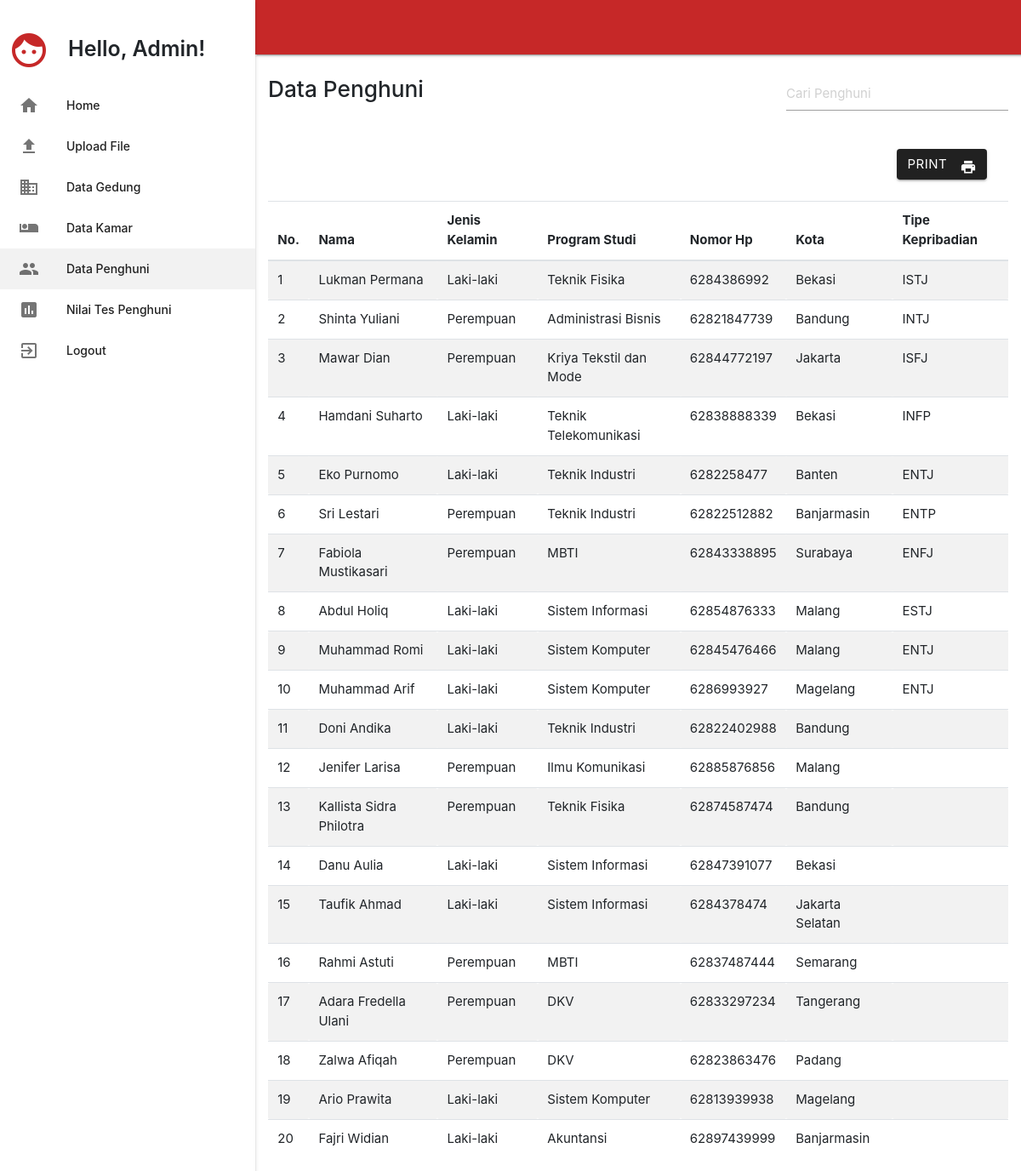
/index.php/admin/datapenghuni, run on the app's committed database.
### tables this page shows
CREATE TABLE `tbhasiltes` (
  `id_hasil` int(11) NOT NULL,
  `id_penghuni` int(11) NOT NULL,
  `nilai_e` int(11) NOT NULL,
  `nilai_i` int(11) NOT NULL,
  `nilai_s` int(11) NOT NULL,
  `nilai_n` int(11) NOT NULL,
  `nilai_t` int(11) NOT NULL,
  `nilai_f` int(11) NOT NULL,
  `nilai_j` int(11) NOT NULL,
  `nilai_p` int(11) NOT NULL,
  `tipe_kepribadian` varchar(11) DEFAULT NULL
);

CREATE TABLE `tbpenghuni` (
  `id_penghuni` int(11) NOT NULL,
  `nama_penghuni` varchar(200) NOT NULL,
  `jenis_kelamin` varchar(200) NOT NULL,
  `program_studi` varchar(200) NOT NULL,
  `nomor_hp` varchar(200) NOT NULL,
  `kota` varchar(200) NOT NULL,
  `username` varchar(50) NOT NULL,
  `password` varchar(50) NOT NULL
);

### application/controllers/Admin.php (called while the page is built, shortened)
<?php
class Admin extends CI_Controller {
    public function datapenghuni(){
        $this->load->model('dashboard');
        $data['penghuni'] = $this->dashboard->get_datapenghuni()->result();
        $this->load->view('datapenghuni', $data);
    }
}
?>

### index.php (called while the page is built, shortened)
<?php
require_once BASEPATH.'core/CodeIgniter.php';

### application/models/Dashboard.php (called while the page is built, shortened)
<?php
class Dashboard extends CI_Model {
    public function get_datapenghuni(){
        $query = $this->db->query("SELECT * FROM tbpenghuni LEFT JOIN tbhasiltes ON tbpenghuni.id_penghuni=tbhasiltes.id_penghuni");
        return $query;
    }
}
?>

### application/views/datapenghuni.php (the view, shortened to what this page needs)
<!DOCTYPE html>
<html>
<head>
  <link type="text/css" rel="stylesheet" href='<?php echo base_url();?>css/materialize.css'>
  <link type="text/css" rel="stylesheet" href="<?php echo base_url();?>css/custom.css"  media="screen,projection"/>
  <link rel="stylesheet" href="https://maxcdn.bootstrapcdn.com/bootstrap/4.0.0/css/bootstrap.min.css">
</head>
<body>
  <main>
  <div class="navbar-fixed">
    <nav class=" red darken-3">
    </nav>
  </div>
    <ul class="side-nav fixed">
      <div class="vc_empty_space" style="height: 25px"><span class="vc_empty_space_inner"></span></div>
      <div class="user-panel">
        <div class="pull-left image">
          <i class="material-icons admin md-48" alt="user-image">face </i>
        </div>
        <div class="pull-left info">
          <p>Hello, Admin!</p>
        </div>
      </div>
      <li class="white"><a href="<?php echo site_url();?>/admin/dashboard"><i class="material-icons">home</i>Home</a></li>
      <li class="white"><a href="<?php echo site_url();?>/upload/index"><i class="material-icons">file_upload</i>Upload File</a></li>
      <li class="white"><a href="<?php echo site_url();?>/admin/datagedung"><i class="material-icons">business</i>Data Gedung</a></li>
      <li class="white"><a href="<?php echo site_url();?>/admin/datakamar"><i class="material-icons">airline_seat_individual_suite</i>Data Kamar</a></li>
      <li class="active"><a href="#"><i class="material-icons">people</i>Data Penghuni</a></li>
      <li class="white"><a href="<?php echo site_url();?>/admin/detailnilai"><i class="material-icons">assessment</i>Nilai Tes Penghuni</a></li>
      <li class="white"><a href="<?php echo site_url();?>/admin/admin_logout"><i class="material-icons">exit_to_app</i>Logout</a></li>
    </ul>
    <div class="container">
      <div class="section no-pad-bot" id="divtoprint">
        <div class="vc_empty_space" style="height: 10px"><span class="vc_empty_space_inner"></span></div>
        <input type="text"  id="myInput" onkeyup="mySearchFunction()" placeholder="Cari Penghuni" style="width:30%;height:40px;float: right;">
        <h3>Data Penghuni</h3>
        <div class="vc_empty_space" style="height: 15px"><span class="vc_empty_space_inner"></span></div>
        <div class="pmd-card pmd-z-depth pmd-card-custom-view">
          <div class="table-responsive">
          <div class="right" id="divnottoprint" style="padding:25px;">
            <a href="" target="_blank" onclick="PrintDiv()"><button type="button" class="right btn waves-effect grey darken-4">Print<i class="material-icons right">local_printshop</i></button></a>
          </div>
          <div class="vc_empty_space" style="height: 15px"><span class="vc_empty_space_inner"></span></div>
            <div class="vc_empty_space" style="height: 30px"><span class="vc_empty_space_inner"></span></div>
            <table id="tabelpenghuni" class="table pmd-table table-hover table-striped display responsive nowrap" cellspacing="0" width="100%">
              <thead>
                <tr>
                  <th>No.</th>
                  <th>Nama</th>
                  <th>Jenis Kelamin</th>
                  <th>Program Studi</th>
                  <th>Nomor Hp</th>
                  <th>Kota</th>
                  <th>Tipe Kepribadian</th>
                </tr>
              </thead>
              <tbody>
                <?php
                $numbering=1;
                foreach($penghuni as $row)
                {
                ?>
                <td><?php echo $numbering; $numbering++?></td>
                <td><?php echo $row->nama_penghuni;?></td>
                <td><?php echo $row->jenis_kelamin;?></td>
                <td><?php echo $row->program_studi;?></td>
                <td><?php echo $row->nomor_hp;?></td>
                <td><?php echo $row->kota;?></td>
                <td><?php echo $row->tipe_kepribadian;?></td>
                <?php
                }
                ?>
              </tbody>
            </table>
          </div>
        </div>
      </div>
    </div>
  </main>
</body>
</html>

### css/custom.css (style rules this page uses)
header, main { padding-left: 300px; }
.material-icons.admin { color: #c62828; }
.material-icons.md-48 { font-size: 48px; }
.side-nav li>a { padding: 0 22px; }
.user-panel { position: relative; width: 100%; padding: 10px; overflow: hidden; }
.user-panel > .info { padding: 0 5px 5px 5px; line-height: 1; position: absolute; left: 75px; top: 20px; }
.user-panel > .info > p { font-weight: 600; font-size: 25px; margin-bottom: 9px; }

### data on the page
tbhasiltes: id_penghuni.nama_penghuni "Lukman Permana", id_penghuni.jenis_kelamin "Laki-laki", id_penghuni.program_studi "Teknik Fisika", id_penghuni.nomor_hp "6284386992", id_penghuni.kota "Bekasi", tipe_kepribadian "ISTJ"
tbhasiltes: id_penghuni.nama_penghuni "Shinta Yuliani", id_penghuni.jenis_kelamin "Perempuan", id_penghuni.program_studi "Administrasi Bisnis", id_penghuni.nomor_hp "62821847739", id_penghuni.kota "Bandung", tipe_kepribadian "INTJ"
tbhasiltes: id_penghuni.nama_penghuni "Mawar Dian", id_penghuni.jenis_kelamin "Perempuan", id_penghuni.program_studi "Kriya Tekstil dan Mode", id_penghuni.nomor_hp "62844772197", id_penghuni.kota "Jakarta", tipe_kepribadian "ISFJ"
tbhasiltes: id_penghuni.nama_penghuni "Hamdani Suharto", id_penghuni.jenis_kelamin "Laki-laki", id_penghuni.program_studi "Teknik Telekomunikasi", id_penghuni.nomor_hp "62838888339", id_penghuni.kota "Bekasi", tipe_kepribadian "INFP"
tbhasiltes: id_penghuni.nama_penghuni "Eko Purnomo", id_penghuni.jenis_kelamin "Laki-laki", id_penghuni.program_studi "Teknik Industri", id_penghuni.nomor_hp "6282258477", id_penghuni.kota "Banten", tipe_kepribadian "ENTJ"
tbhasiltes: id_penghuni.nama_penghuni "Sri Lestari", id_penghuni.jenis_kelamin "Perempuan", id_penghuni.program_studi "Teknik Industri", id_penghuni.nomor_hp "62822512882", id_penghuni.kota "Banjarmasin", tipe_kepribadian "ENTP"
tbhasiltes: id_penghuni.nama_penghuni "Fabiola Mustikasari", id_penghuni.jenis_kelamin "Perempuan", id_penghuni.program_studi "MBTI", id_penghuni.nomor_hp "62843338895", id_penghuni.kota "Surabaya", tipe_kepribadian "ENFJ"
tbhasiltes: id_penghuni.nama_penghuni "Abdul Holiq", id_penghuni.jenis_kelamin "Laki-laki", id_penghuni.program_studi "Sistem Informasi", id_penghuni.nomor_hp "62854876333", id_penghuni.kota "Malang", tipe_kepribadian "ESTJ"
tbhasiltes: id_penghuni.nama_penghuni "Muhammad Romi", id_penghuni.jenis_kelamin "Laki-laki", id_penghuni.program_studi "Sistem Komputer", id_penghuni.nomor_hp "62845476466", id_penghuni.kota "Malang", tipe_kepribadian "ENTJ"
tbhasiltes: id_penghuni.nama_penghuni "Muhammad Arif", id_penghuni.jenis_kelamin "Laki-laki", id_penghuni.program_studi "Sistem Komputer", id_penghuni.nomor_hp "6286993927", id_penghuni.kota "Magelang", tipe_kepribadian "ENTJ"
tbpenghuni: nama_penghuni "Doni Andika", jenis_kelamin "Laki-laki", program_studi "Teknik Industri", nomor_hp "62822402988", kota "Bandung"
tbpenghuni: nama_penghuni "Jenifer Larisa", jenis_kelamin "Perempuan", program_studi "Ilmu Komunikasi", nomor_hp "62885876856", kota "Malang"
tbpenghuni: nama_penghuni "Kallista Sidra Philotra", jenis_kelamin "Perempuan", program_studi "Teknik Fisika", nomor_hp "62874587474", kota "Bandung"
tbpenghuni: nama_penghuni "Danu Aulia", jenis_kelamin "Laki-laki", program_studi "Sistem Informasi", nomor_hp "62847391077", kota "Bekasi"
tbpenghuni: nama_penghuni "Taufik Ahmad", jenis_kelamin "Laki-laki", program_studi "Sistem Informasi", nomor_hp "6284378474", kota "Jakarta Selatan"
tbpenghuni: nama_penghuni "Rahmi Astuti", jenis_kelamin "Perempuan", program_studi "MBTI", nomor_hp "62837487444", kota "Semarang"
tbpenghuni: nama_penghuni "Adara Fredella Ulani", jenis_kelamin "Perempuan", program_studi "DKV", nomor_hp "62833297234", kota "Tangerang"
tbpenghuni: nama_penghuni "Zalwa Afiqah", jenis_kelamin "Perempuan", program_studi "DKV", nomor_hp "62823863476", kota "Padang"
tbpenghuni: nama_penghuni "Ario Prawita", jenis_kelamin "Laki-laki", program_studi "Sistem Komputer", nomor_hp "62813939938", kota "Magelang"
tbpenghuni: nama_penghuni "Fajri Widian", jenis_kelamin "Laki-laki", program_studi "Akuntansi", nomor_hp "62897439999", kota "Banjarmasin"
